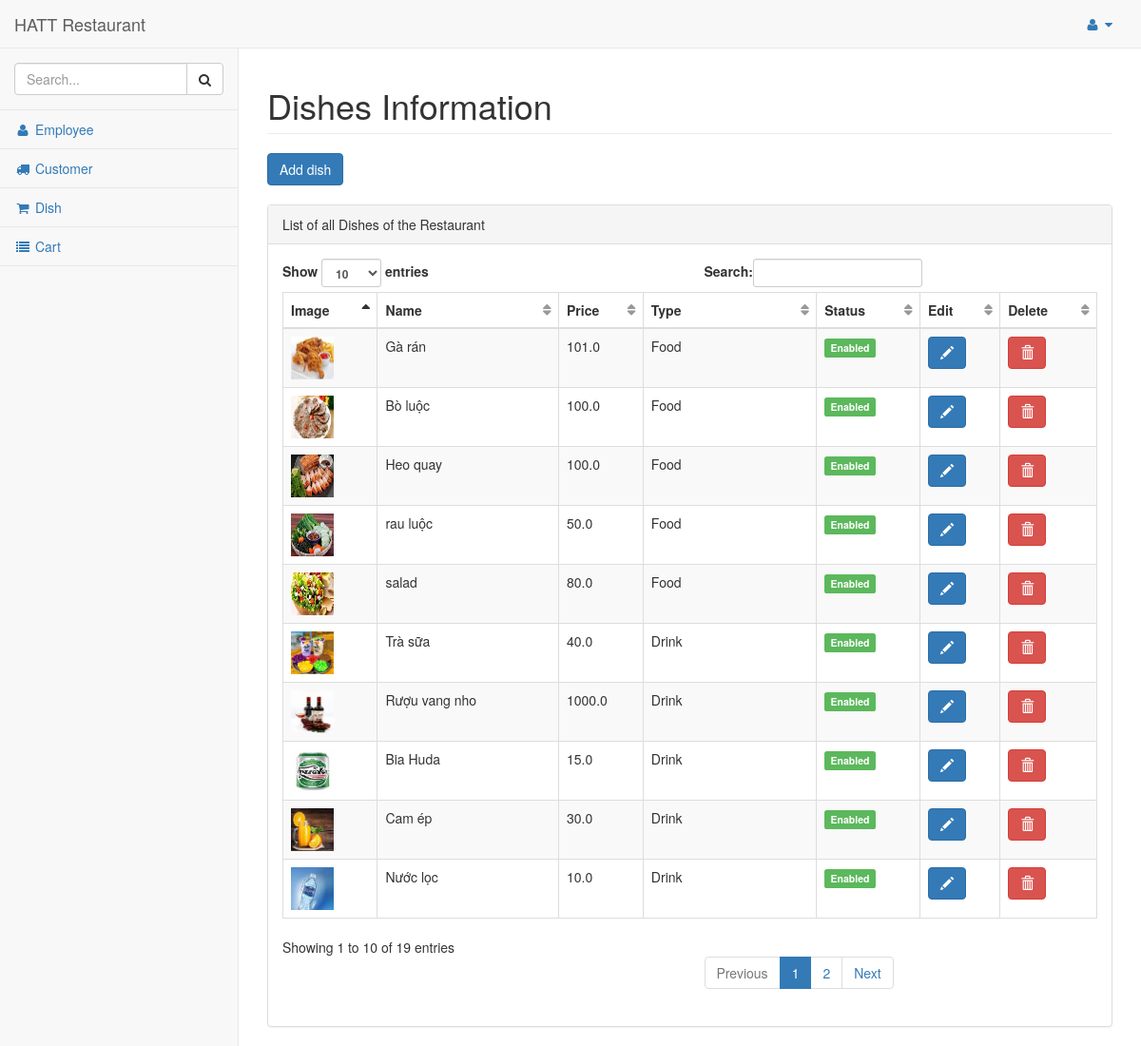
The app's page /dashboard/dish_list/ with its own data.
### res/models.py (models this page shows, shortened)
class Dish(models.Model):
    menu = models.ForeignKey(Menu, on_delete=models.CASCADE)
    disabled = 'Disabled'
    enabled = 'Enabled'
    STATUS = (
        (disabled, disabled),
        (enabled, enabled),
    )
    name = models.CharField(max_length=250)
    status = models.CharField(max_length=50, choices=STATUS)
    price = models.FloatField()
    image = models.FileField(blank=True, null=True)

### res/views.py (the view)
# urls.py: re_path(r'^menu/dish_list/dish_details/(?P<id>\d+)/$',
def dish_list(request):
    dishes = Dish.objects.all()
    return render(request, 'admin/dish.html', {'dishes': dishes})

### res/templates/admin/dish.html (shortened to what this page needs)
{% load static %}
{% include "includes/base.html" %}
{% include "includes/navbarheader.html" %}
{% include "includes/navtop.html"%}
{% include "includes/sidemenu.html" %}
</nav>
<div id="page-wrapper">
    <div class="row">
        <div class="col-lg-12">
            <h1 class="page-header">Dishes Information</h1>
            <button type="button" class="btn btn-primary" data-toggle="modal" data-target="#adddish">
                Add dish
            </button>
            <br><br>
        </div>
    </div>
    <div class="row">
        <div class="col-lg-12">
            <div class="panel panel-default">
                <div class="panel-heading">
                    List of all Dishes of the Restaurant
                </div>
                <div class="panel-body">
                    <table width="100%" class="table table-striped table-bordered table-hover" id="dataTables-example">
                        <thead>
                            <tr>
                                <th>Image</th>
                                <th>Name</th>
                                <th>Price</th>
                                <th>Type</th>
                                <th>Status</th>
                                <th>Edit</th>
                                <th>Delete</th>
                            </tr>
                        </thead>
                        <tbody>
                            {% for dish in dishes %}
                            <tr>
                                <td><img src="/media/{{dish.image}}" alt="Mô tả hình ảnh" width="45" height="45"></td>
                                <td>{{dish.name}}</td>
                                <td>{{dish.price}}</td>
                                <td>{% if dish.menu_id == 1 %}
                                        <p>Food</p>
                                    {% elif dish.menu_id == 2 %}
                                        <p>Drink</p>
                                    {% elif dish.menu_id == 3 %}
                                        <p>Refreshment</p>
                                    {% else %}
                                        <p>Sale off Dishes</p>
                                    {% endif %}
                                </td>
                                <td>{% if dish.status == 'Enabled' %}
                                    <span class="label label-success">Enabled</span>
                                    {% else %}
                                    <span class="label label-danger">Disabled</span>
                                    {% endif %}
                                </td>
                                <td>
                                    <button type="button" class="btn btn-primary" data-toggle="modal" data-target="#myModal{{dish.id}}" title="Mở cửa sổ sửa đổi">
                                        <span class="glyphicon glyphicon-pencil" aria-hidden="true"></span>
                                    </button>
                                </td>
                                <td>
                                    <button type="button" class="btn btn-danger" data-toggle="modal" data-target="#deleteModal{{dish.id}}">
                                        <span class="glyphicon glyphicon-trash"></span>
                                    </button>
                                </td>
                            </tr>
                            {% endfor %}
                        </tbody>
                    </table>
                </div>
            </div>
        </div>
    </div>
</div>
</div>
</body>
</html>

### records on screen
Dish: image (picture), name "Gà rán", price "101.0", shows "Food", status "Enabled"
Dish: image (picture), name "Bò luộc", price "100.0", shows "Food", status "Enabled"
Dish: image (picture), name "Heo quay", price "100.0", shows "Food", status "Enabled"
Dish: image (picture), name "rau luộc", price "50.0", shows "Food", status "Enabled"
Dish: image (picture), name "salad", price "80.0", shows "Food", status "Enabled"
Dish: image (picture), name "Trà sữa", price "40.0", shows "Drink", status "Enabled"
Dish: image (picture), name "Rượu vang nho", price "1000.0", shows "Drink", status "Enabled"
Dish: image (picture), name "Bia Huda", price "15.0", shows "Drink", status "Enabled"
Dish: image (picture), name "Cam ép", price "30.0", shows "Drink", status "Enabled"
Dish: image (picture), name "Nước lọc", price "10.0", shows "Drink", status "Enabled"
